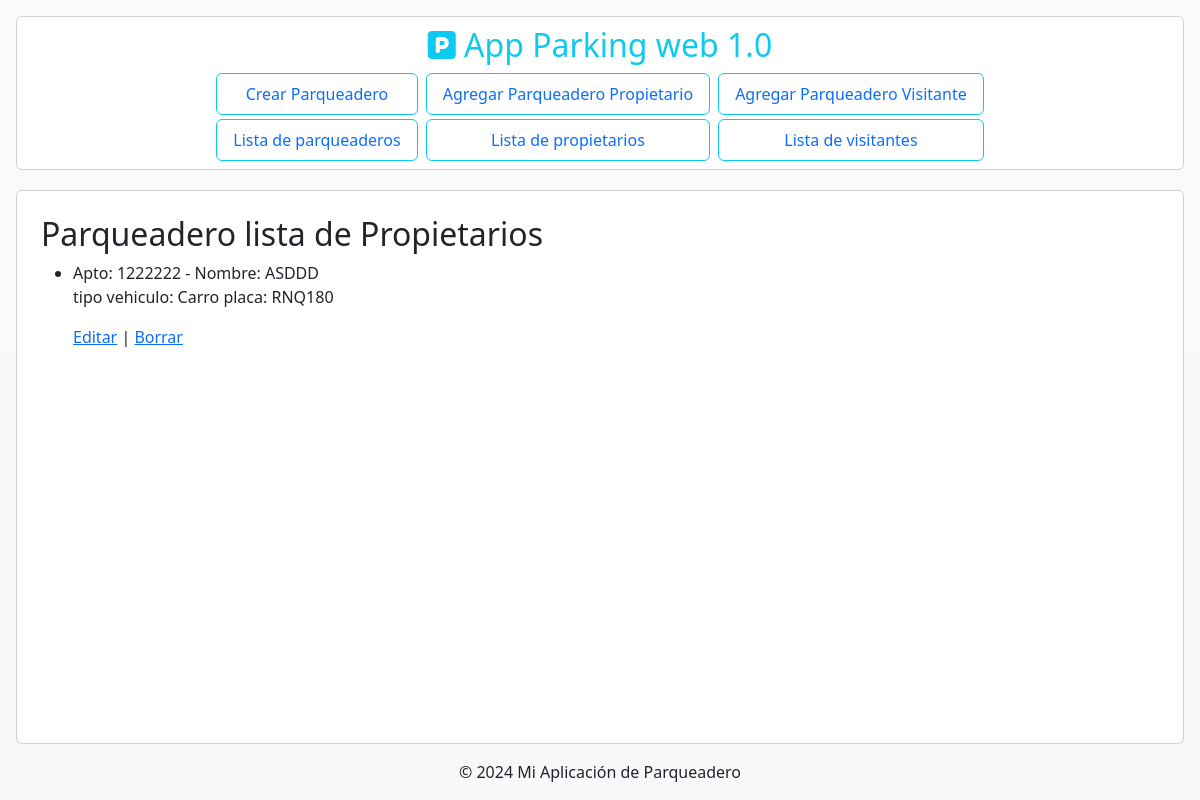
The app's page /parking/parqueadero_propietario/listar/ with its own data.
### apps/parqueadero/models.py (models this page shows, shortened)
class ParqueaderoPropietario(models.Model):
    placa = models.CharField(max_length=20)
    apartamento = models.CharField(max_length=50)
    nombre = models.CharField(max_length=100)
    fecha_inicio = models.DateField(auto_now_add=True)
    fecha_fin = models.DateField(blank=False, null=False)
    parqueadero = models.OneToOneField(Parqueadero, on_delete=models.CASCADE)

class Parqueadero(models.Model):
    numero = models.IntegerField()
    TIPO_VEHICULO = [
        ('Moto','Parqueadero para motos'),
        ('Carro','Parqueadero para carros'),
        ('Bicicleta','Parqueadero para bicicletas'),
    ]
    tipoVehiculo = models.CharField('tipo de vehiculo', max_length=100, choices=TIPO_VEHICULO)
    TIPO_PARQUEADERO = [
        ('Propietario','Parqueadero para propietarios'),
        ('Visitante','Parqueadero para visitantes')
    ]
    tipo = models.CharField('tipo de parqueadero', max_length=100, choices=TIPO_PARQUEADERO)
    activo = models.BooleanField(default=True)
    conjunto = models.ForeignKey(Conjunto, on_delete=models.CASCADE)

### apps/parqueadero/views.py (the view)
# urls.py: path('parqueadero_propietario/listar/', listar_parqueaderoPropietario, name='listar_parqueaderoPropietario'),
def listar_parqueaderoPropietario(request):
    parqueadero_propietarios = ParqueaderoPropietario.objects.all()
    return render(request, 'propietario/listar_parqueaderoPropietario.html', {'parqueadero_propietarios': parqueadero_propietarios})

### apps/parqueadero/templates/propietario/listar_parqueaderoPropietario.html (shortened to what this page needs)
{% extends 'base.html' %}
{% block content %}
    <h2>Parqueadero lista de Propietarios</h2>
    <ul>
        {% for propietario in parqueadero_propietarios %}
            <li>Apto: {{ propietario.apartamento }} - Nombre: {{ propietario.nombre }}</li>
            <p>tipo vehiculo: {{propietario.parqueadero.tipoVehiculo}} placa: {{ propietario.placa }}</p>
            <p><a href="">Editar</a> | <a href="">Borrar</a></p>
        {% endfor %}
    </ul>
{% endblock %}

### records on screen
ParqueaderoPropietario: apartamento "1222222", nombre "ASDDD", parqueadero.tipoVehiculo "Carro", placa "RNQ180"
